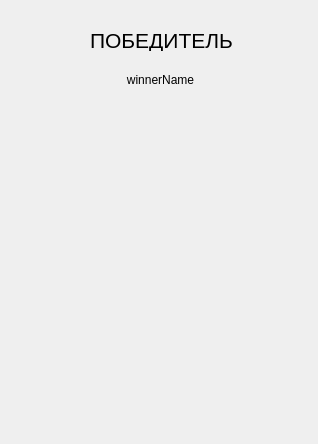
<?xml version="1.0" encoding="UTF-8"?>
<ui version="4.0">
 <class>WinnerDialog</class>
 <widget class="QDialog" name="WinnerDialog">
  <property name="geometry">
   <rect>
    <x>0</x>
    <y>0</y>
    <width>318</width>
    <height>444</height>
   </rect>
  </property>
  <property name="windowTitle">
   <string>Dialog</string>
  </property>
  <widget class="QLabel" name="imageLabel">
   <property name="geometry">
    <rect>
     <x>60</x>
     <y>120</y>
     <width>201</width>
     <height>271</height>
    </rect>
   </property>
   <property name="text">
    <string/>
   </property>
  </widget>
  <widget class="QLabel" name="winnerNameLabel">
   <property name="geometry">
    <rect>
     <x>60</x>
     <y>70</y>
     <width>201</width>
     <height>20</height>
    </rect>
   </property>
   <property name="text">
    <string>winnerName</string>
   </property>
   <property name="alignment">
    <set>Qt::AlignCenter</set>
   </property>
  </widget>
  <widget class="QLabel" name="label_2">
   <property name="geometry">
    <rect>
     <x>90</x>
     <y>30</y>
     <width>151</width>
     <height>21</height>
    </rect>
   </property>
   <property name="font">
    <font>
     <pointsize>16</pointsize>
    </font>
   </property>
   <property name="text">
    <string>ПОБЕДИТЕЛЬ</string>
   </property>
  </widget>
  <widget class="QLabel" name="wreathLabel">
   <property name="geometry">
    <rect>
     <x>50</x>
     <y>90</y>
     <width>211</width>
     <height>91</height>
    </rect>
   </property>
   <property name="text">
    <string/>
   </property>
  </widget>
 </widget>
 <resources/>
 <connections/>
</ui>
